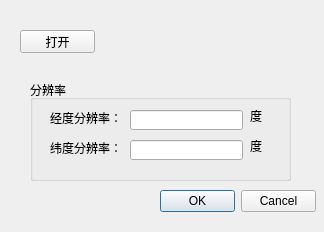
<?xml version="1.0" encoding="UTF-8"?>
<ui version="4.0">
 <class>AirDataDlg</class>
 <widget class="QDialog" name="AirDataDlg">
  <property name="geometry">
   <rect>
    <x>0</x>
    <y>0</y>
    <width>324</width>
    <height>232</height>
   </rect>
  </property>
  <property name="windowTitle">
   <string>加载大气数据</string>
  </property>
  <widget class="QPushButton" name="pushButton_OpenData">
   <property name="geometry">
    <rect>
     <x>20</x>
     <y>30</y>
     <width>75</width>
     <height>23</height>
    </rect>
   </property>
   <property name="text">
    <string>打开</string>
   </property>
  </widget>
  <widget class="QLabel" name="label_filePath">
   <property name="geometry">
    <rect>
     <x>110</x>
     <y>30</y>
     <width>191</width>
     <height>21</height>
    </rect>
   </property>
   <property name="text">
    <string/>
   </property>
  </widget>
  <widget class="QGroupBox" name="groupBox">
   <property name="geometry">
    <rect>
     <x>30</x>
     <y>80</y>
     <width>261</width>
     <height>101</height>
    </rect>
   </property>
   <property name="title">
    <string>分辨率</string>
   </property>
   <widget class="QLabel" name="label_2">
    <property name="geometry">
     <rect>
      <x>20</x>
      <y>30</y>
      <width>81</width>
      <height>16</height>
     </rect>
    </property>
    <property name="text">
     <string>经度分辨率：</string>
    </property>
   </widget>
   <widget class="QLabel" name="label_3">
    <property name="geometry">
     <rect>
      <x>20</x>
      <y>60</y>
      <width>81</width>
      <height>16</height>
     </rect>
    </property>
    <property name="text">
     <string>纬度分辨率：</string>
    </property>
   </widget>
   <widget class="QLineEdit" name="lineEdit_Lon">
    <property name="geometry">
     <rect>
      <x>100</x>
      <y>30</y>
      <width>113</width>
      <height>20</height>
     </rect>
    </property>
   </widget>
   <widget class="QLineEdit" name="lineEdit_Lat">
    <property name="geometry">
     <rect>
      <x>100</x>
      <y>60</y>
      <width>113</width>
      <height>20</height>
     </rect>
    </property>
   </widget>
   <widget class="QLabel" name="label_4">
    <property name="geometry">
     <rect>
      <x>220</x>
      <y>30</y>
      <width>54</width>
      <height>12</height>
     </rect>
    </property>
    <property name="text">
     <string>度</string>
    </property>
   </widget>
   <widget class="QLabel" name="label_5">
    <property name="geometry">
     <rect>
      <x>220</x>
      <y>60</y>
      <width>54</width>
      <height>12</height>
     </rect>
    </property>
    <property name="text">
     <string>度</string>
    </property>
   </widget>
  </widget>
  <widget class="QDialogButtonBox" name="buttonBox">
   <property name="geometry">
    <rect>
     <x>160</x>
     <y>190</y>
     <width>156</width>
     <height>23</height>
    </rect>
   </property>
   <property name="standardButtons">
    <set>QDialogButtonBox::Cancel|QDialogButtonBox::Ok</set>
   </property>
  </widget>
 </widget>
 <layoutdefault spacing="6" margin="11"/>
 <resources/>
 <connections>
  <connection>
   <sender>buttonBox</sender>
   <signal>accepted()</signal>
   <receiver>AirDataDlg</receiver>
   <slot>accept()</slot>
   <hints>
    <hint type="sourcelabel">
     <x>189</x>
     <y>193</y>
    </hint>
    <hint type="destinationlabel">
     <x>65</x>
     <y>202</y>
    </hint>
   </hints>
  </connection>
  <connection>
   <sender>buttonBox</sender>
   <signal>rejected()</signal>
   <receiver>AirDataDlg</receiver>
   <slot>reject()</slot>
   <hints>
    <hint type="sourcelabel">
     <x>285</x>
     <y>202</y>
    </hint>
    <hint type="destinationlabel">
     <x>290</x>
     <y>33</y>
    </hint>
   </hints>
  </connection>
  <connection>
   <sender>pushButton_OpenData</sender>
   <signal>clicked()</signal>
   <receiver>AirDataDlg</receiver>
   <slot>slotPushButtonAddData()</slot>
   <hints>
    <hint type="sourcelabel">
     <x>62</x>
     <y>40</y>
    </hint>
    <hint type="destinationlabel">
     <x>169</x>
     <y>31</y>
    </hint>
   </hints>
  </connection>
 </connections>
 <slots>
  <slot>slotPushButtonAddData()</slot>
 </slots>
</ui>
